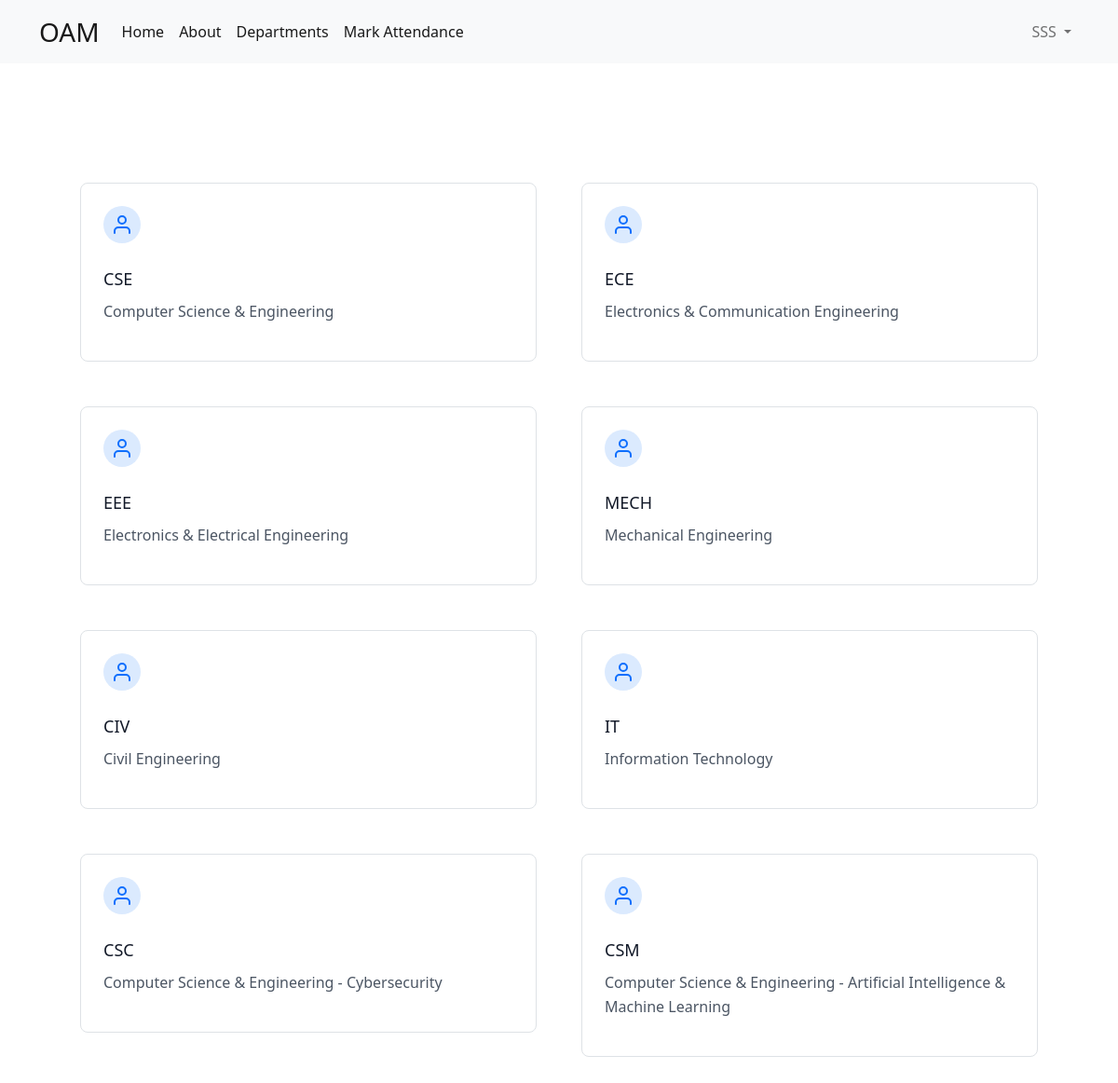
Screenshot of /departments (signed in) with the database file from the repository.
### core/models.py (models this page shows, shortened)
class User(AbstractUser):
    user_type        = models.CharField(
                    max_length = 10,
                    choices = user_types,
                    default='student',
                    null = False,
                )
    gender      = models.CharField(
                    max_length=50,
                    choices=sex_choice,
                    default='Male'
                )
    dob         = models.DateField(
                    _("date of birth"),
                    default=date.today,
                    null = True,
                    blank = True,
                    help_text="Please use the following format: <em>YYYY-MM-DD</em>."
                )
    date_joined = models.DateTimeField(_("date joined"), default=timezone.now)
    class Meta:
        ordering    = [
                        'first_name',
                        'last_name',
                        'dob',
                        'email',
                        'gender'
                    ]

### att/models.py (models this page shows, shortened)
class Department(models.Model):
    name = models.CharField(_("Name of the Department"), max_length=200)#, choices = dept_types, default=dept_types[7][1])
    short_name = models.CharField(max_length = 10, primary_key = True)

### att/views.py (the view)
# urls.py: path('departments', views.departments, name = 'departments'),
@login_required
@faculty_login_required
def departments(request):
    return render(request, 'depts.html', {
        'departments' : Department.objects.filter()
    })

### templates/depts.html (shortened to what this page needs)
{% extends 'base.html' %} {% block body %}
<section class="text-gray-600 body-font">
  <div class="container px-5 py-24 mx-auto">
    <div class="flex flex-wrap -m-4">
      {% for department in departments %}
        <div class="xl:w-1/3 md:w-1/2 p-4">
          <div class="border border-gray-200 p-6 rounded-lg">
            <div
              class="w-10 h-10 inline-flex items-center justify-center rounded-full bg-blue-100 text-blue-500 mb-4"
            >
              <a style="text-decoration:none" href="{% url 'department sections' department.short_name %}">
              <svg
                fill="none"
                stroke="currentColor"
                stroke-linecap="round"
                stroke-linejoin="round"
                stroke-width="2"
                class="w-6 h-6"
                viewBox="0 0 24 24"
              >
                <path d="M20 21v-2a4 4 0 00-4-4H8a4 4 0 00-4 4v2"></path>
                <circle cx="12" cy="7" r="4"></circle>
              </svg>
            </div>
            <h2 class="text-lg text-gray-900 font-medium title-font mb-2">
              {{ department.short_name }}
            </h2></a>
            <p class="leading-relaxed text-base">
              {{ department.name }}
            </p>
          </div>
        </div>
      {% endfor %}
    </div>
  </div>
</section>
{% endblock body %}

### templates/nav.html (shortened to what this page needs)
<nav class="navbar navbar-expand-lg bg-light mb-4">
    <div class="container   ">
      <a class="navbar-brand fs-3" href="{% url 'home' %}">OAM</a>
      <div class="collapse navbar-collapse" id="navbarSupportedContent">
        <ul class="navbar-nav me-auto mb-2 mb-lg-0">
          <li class="nav-item">
            <a class="nav-link active" aria-current="page" href="{% url 'home' %}">Home</a>
          </li>
          <li class="nav-item">
            <a class="nav-link active" aria-current="page" href="{% url 'about' %}">About</a>
          </li>
          {% if user.is_authenticated and user.user_type != 'student' %}
          <li class="nav-item">
            <a class="nav-link active" aria-current="page" href="{% url 'departments' %}">Departments</a>
          </li>
          <li class="nav-item">
            <a class="nav-link active" aria-current="page" href="{% url 'view_sections' %}">Mark Attendance</a>
          </li>
          {% endif %}
        </ul>
				{% if user.is_authenticated %}
					<ul class="navbar-nav mr-0 mb-2 mb-lg-0">
						<li class="nav-item dropdown">
							<a class="nav-link dropdown-toggle" href="#" role="button" data-bs-toggle="dropdown" aria-expanded="false">
								{{ user.username }}
							</a>
						</li>
					</ul>
        {% else %}
					<div class="form-inline my-2 my-lg-0">
						<a href="{% url 'login' %}" class="btn btn-outline-success">Login</a>
						<a href="{% url 'signup' %}" class="btn btn-primary ml-3">Signup</a>
					</div>
				{% endif %}
      </div>
    </div>
  </nav>

### rows the page displays
User: username "SSS"
Department: short_name "CSE", name "Computer Science & Engineering"
Department: short_name "ECE", name "Electronics & Communication Engineering"
Department: short_name "EEE", name "Electronics & Electrical Engineering"
Department: short_name "MECH", name "Mechanical Engineering"
Department: short_name "CIV", name "Civil Engineering"
Department: short_name "IT", name "Information Technology"
Department: short_name "CSC", name "Computer Science & Engineering - Cybersecurity"
Department: short_name "CSM", name "Computer Science & Engineering - Artificial Intelligence & Machine Learning"
